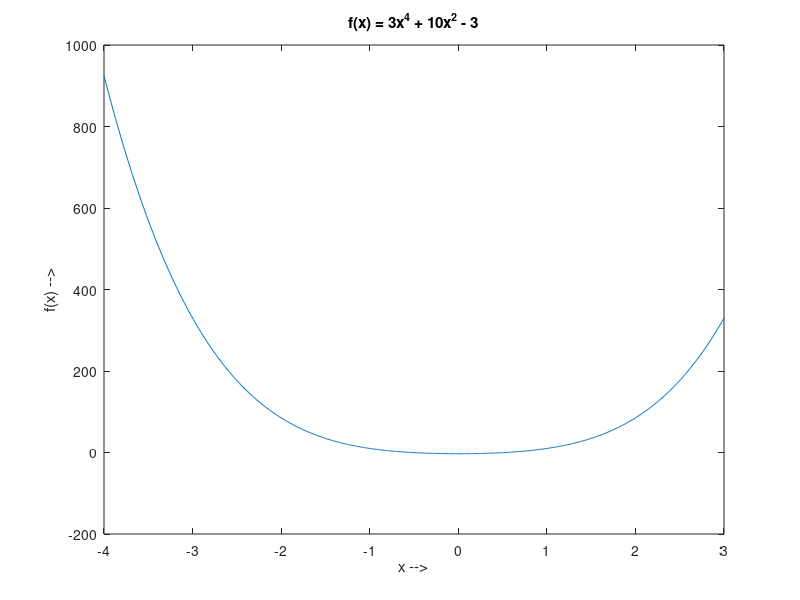
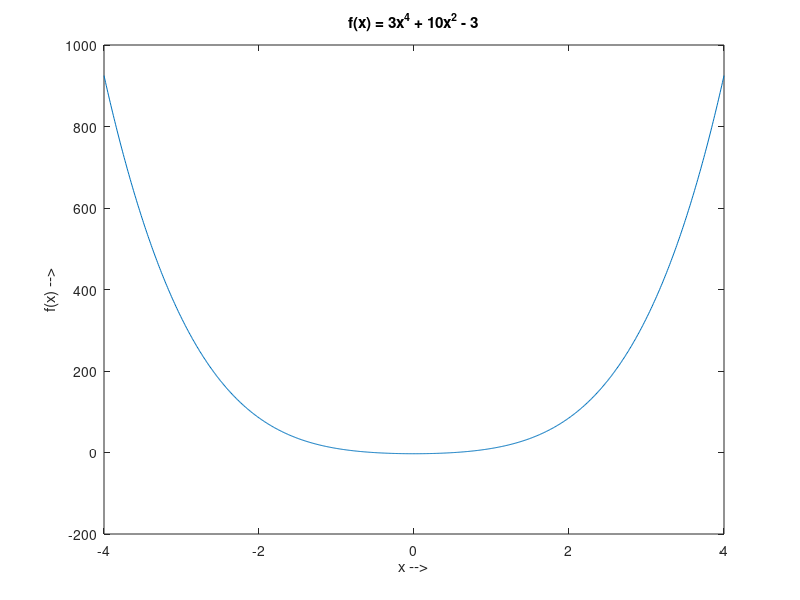

Write MATLAB code to recreate these figures, in order.
%{
Class : ENGR15100: Software Tools for Engineers
Instructor : Xiaoli Yang
Author : [Daniel Olsson]
Assignment : Lab [5]
File Name : DanielOlssonLab5Problem4.m
(eg: Xiaoli_Yang_LAB1_Problem1.m)
Date : [10]/[5]/[2021]
%}
%clear workspace
clear
%clear screen
clc
%display your name
disp('Daniel Olsson');
disp('Starting L5 P4');
%Start your source code here

%assigned questions

% 1)

% First Plot
x = [-4:0.01:3]
y = (3.*x.^4) + (10.*x.^2) - 3

plot (x, y)

xlabel('x -->')
ylabel('f(x) -->')
title('f(x) = 3x^4 + 10x^2 - 3')

% Second plot
x = [-4:0.01:4]
y = (3.*x.^4) + (10.*x.^2) - 3

figure()
plot (x, y)

xlabel('x -->')
ylabel('f(x) -->')
title('f(x) = 3x^4 + 10x^2 - 3')

%End your code
disp('Completed');